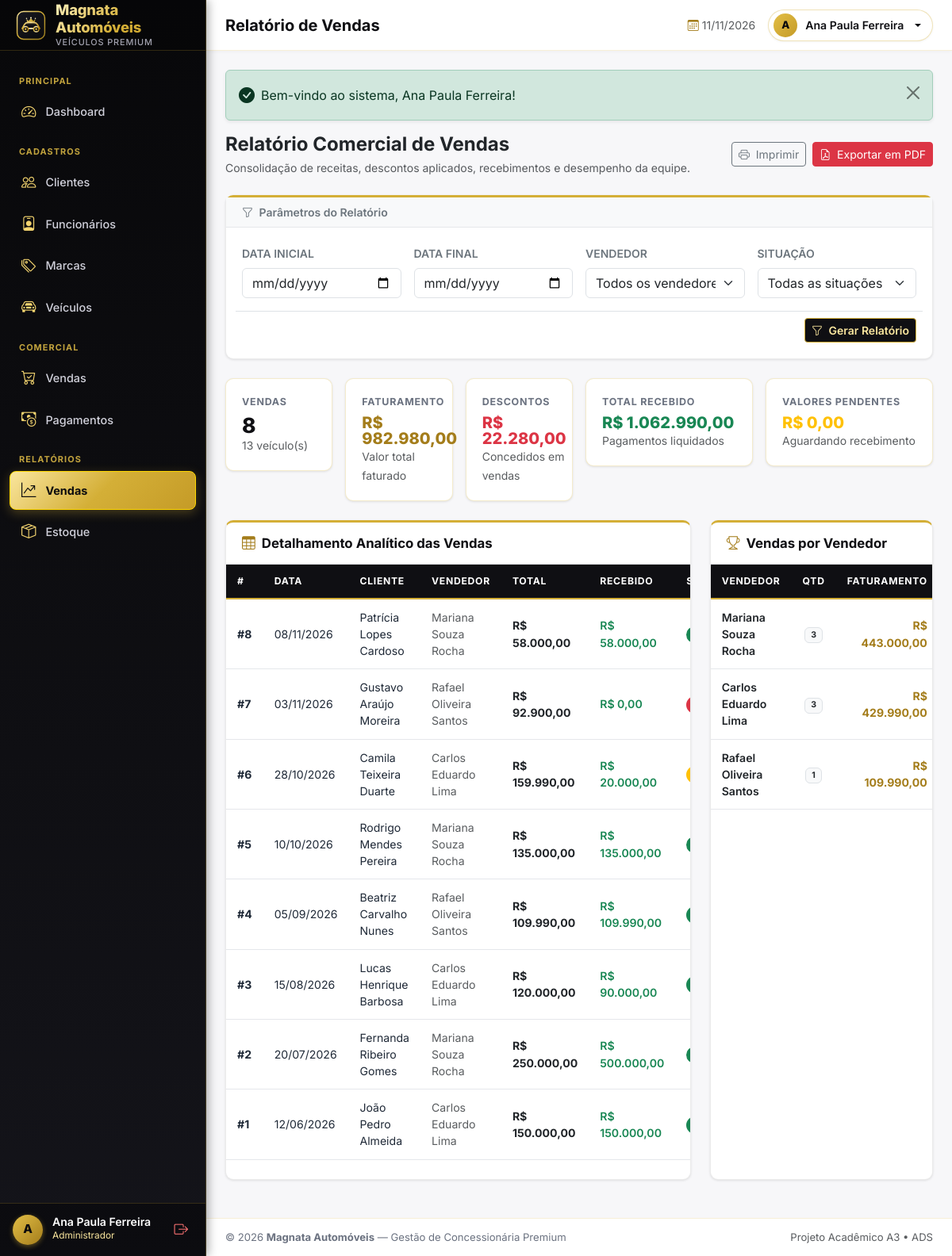
Screenshot of /relatorios/vendas.php (signed in) with the database file from the repository.
### tables this page shows
CREATE TABLE funcionarios (
    id_funcionario INT            NOT NULL AUTO_INCREMENT,
    nome           VARCHAR(120)   NOT NULL,
    cpf            VARCHAR(14)    NOT NULL,
    telefone       VARCHAR(20)    NOT NULL,
    email          VARCHAR(120)   NULL,
    cargo          VARCHAR(50)    NOT NULL,
    salario        DECIMAL(10,2)  NOT NULL,
    data_admissao  DATE           NOT NULL,

    CONSTRAINT pk_funcionarios         PRIMARY KEY (id_funcionario),
    CONSTRAINT uq_funcionarios_cpf     UNIQUE (cpf),
    CONSTRAINT uq_funcionarios_email   UNIQUE (email),
    CONSTRAINT ck_funcionarios_salario CHECK (salario >= 0),

    INDEX idx_funcionarios_nome (nome)
);

CREATE TABLE vendas (
    id_venda        INT            NOT NULL AUTO_INCREMENT,
    id_cliente      INT            NOT NULL,
    id_funcionario  INT            NOT NULL,
    data_venda      DATETIME       NOT NULL DEFAULT CURRENT_TIMESTAMP,
    valor_total     DECIMAL(10,2)  NOT NULL DEFAULT 0.00,
    desconto        DECIMAL(10,2)  NOT NULL DEFAULT 0.00,
    status          ENUM('pendente', 'concluída', 'cancelada') NOT NULL DEFAULT 'pendente',
    observacao      TEXT           NULL,

    CONSTRAINT pk_vendas              PRIMARY KEY (id_venda),
    CONSTRAINT fk_vendas_clientes     FOREIGN KEY (id_cliente)
        REFERENCES clientes (id_cliente)
        ON UPDATE CASCADE
        ON DELETE RESTRICT,
    CONSTRAINT fk_vendas_funcionarios FOREIGN KEY (id_funcionario)
        REFERENCES funcionarios (id_funcionario)
        ON UPDATE CASCADE
        ON DELETE RESTRICT,
    CONSTRAINT ck_vendas_valor_total  CHECK (valor_total >= 0),
    CONSTRAINT ck_vendas_desconto     CHECK (desconto >= 0),

     
    INDEX idx_vendas_data   (data_venda),
    INDEX idx_vendas_status (status)
);

CREATE TABLE clientes (
    id_cliente     INT           NOT NULL AUTO_INCREMENT,
    nome           VARCHAR(120)  NOT NULL,
    cpf            VARCHAR(14)   NOT NULL,
    telefone       VARCHAR(20)   NOT NULL,
    email          VARCHAR(120)  NULL,
    endereco       VARCHAR(200)  NULL,
    data_cadastro  TIMESTAMP     NOT NULL DEFAULT CURRENT_TIMESTAMP,

    CONSTRAINT pk_clientes       PRIMARY KEY (id_cliente),
    CONSTRAINT uq_clientes_cpf   UNIQUE (cpf),
    CONSTRAINT uq_clientes_email UNIQUE (email),

     
    INDEX idx_clientes_nome (nome),
    INDEX idx_clientes_telefone (telefone)
);

### relatorios/vendas.php (the view, shortened to what the rows shown need)
<?php
$tituloPagina = 'Relatório de Vendas';
$pdo = conectar();
$sql = "
    SELECT v.id_venda, v.data_venda, v.valor_total, v.desconto, v.status,
           c.nome AS cliente_nome,
           f.id_funcionario, f.nome AS vendedor_nome,
           COUNT(vv.id_veiculo) AS qtd_veiculos,
           COALESCE(SUM(CASE WHEN p.status = 'pago' THEN p.valor END), 0) AS total_pago
      FROM vendas v
      JOIN clientes c            ON c.id_cliente = v.id_cliente
      JOIN funcionarios f        ON f.id_funcionario = v.id_funcionario
      LEFT JOIN venda_veiculos vv ON vv.id_venda = v.id_venda
      LEFT JOIN pagamentos p     ON p.id_venda = v.id_venda
     WHERE 1 = 1
";
$params = [];
$sql .= " GROUP BY v.id_venda, v.data_venda, v.valor_total, v.desconto, v.status, c.nome, f.id_funcionario, f.nome
          ORDER BY v.data_venda DESC";
$stmt = $pdo->prepare($sql);
$stmt->execute($params);
$vendas = $stmt->fetchAll();
$vendedores = $pdo->query("SELECT id_funcionario, nome FROM funcionarios ORDER BY nome ASC")->fetchAll();
require_once __DIR__ . '/../includes/header.php';
?>
<div class="d-flex justify-content-between align-items-center mb-4 flex-wrap gap-2">
    <div>
        <h2 class="h4 fw-bold text-dark mb-1">Relatório Comercial de Vendas</h2>
    </div>
</div>
<div class="row g-4 mb-4">
    <div class="col-12 col-xl-8">
        <div class="card-app h-100">
            <div class="card-body p-0">
                <div class="table-responsive">
                    <table class="table table-app align-middle mb-0">
                        <thead>
                            <tr>
                                <th>#</th>
                                <th>Data</th>
                                <th>Cliente</th>
                                <th>Vendedor</th>
                                <th>Total</th>
                                <th>Recebido</th>
                                <th>Status</th>
                            </tr>
                        </thead>
                        <tbody>
                            <?php if (empty($vendas)): ?>
                                <tr>
                                    <td colspan="7" class="text-center text-muted py-4">Nenhuma venda encontrada no período.</td>
                                </tr>
                            <?php else: ?>
                                <?php foreach ($vendas as $v): ?>
                                    <tr>
                                        <td class="fw-bold">#<?= $v['id_venda'] ?></td>
                                        <td class="small"><?= formatarData($v['data_venda']) ?></td>
                                        <td><?= e($v['cliente_nome']) ?></td>
                                        <td class="small text-muted"><?= e($v['vendedor_nome']) ?></td>
                                        <td class="fw-bold text-dark"><?= formatarMoeda($v['valor_total']) ?></td>
                                        <td class="text-success fw-semibold"><?= formatarMoeda($v['total_pago']) ?></td>
                                        <td><?= badgeStatus($v['status']) ?></td>
                                    </tr>
                                <?php endforeach; ?>
                            <?php endif; ?>
                        </tbody>
                    </table>
                </div>
            </div>
        </div>
    </div>
    <div class="col-12 col-xl-4">
        <div class="card-app h-100">
            <div class="card-body p-0">
                <div class="table-responsive">
                    <table class="table table-app align-middle mb-0">
                        <thead>
                            <tr>
                                <th>Vendedor</th>
                                <th class="text-center">Qtd</th>
                                <th class="text-end">Faturamento</th>
                            </tr>
                        </thead>
                    </table>
                </div>
            </div>
        </div>
    </div>
</div>
<?php require_once __DIR__ . '/../includes/footer.php'; ?>

### includes/header.php (shortened to what the rows shown need)
<?php
require_once __DIR__ . '/functions.php';
$tituloPagina = $tituloPagina ?? 'Magnata Automóveis';
?>
<!DOCTYPE html>
<html lang="pt-BR">
<head>
    <link href="https://cdn.jsdelivr.net/npm/bootstrap@5.3.3/dist/css/bootstrap.min.css" rel="stylesheet">
    <link href="https://cdn.jsdelivr.net/npm/bootstrap-icons@1.11.3/font/bootstrap-icons.min.css" rel="stylesheet">
    <link href="<?= url('assets/css/style.css') ?>" rel="stylesheet">
</head>
<body>
<div class="app-wrapper">
    <?php require __DIR__ . '/sidebar.php'; ?>
    <div class="app-main">
        <header class="topbar">
            <h1 class="topbar-title"><?= e($tituloPagina) ?></h1>
            <div class="ms-auto d-flex align-items-center gap-3">
                <?php if ($usuario): ?>
                    <div class="dropdown">
                        <button class="btn btn-user dropdown-toggle" type="button" data-bs-toggle="dropdown" aria-expanded="false">
                            <span class="avatar"><?= e(mb_strtoupper(mb_substr($usuario['nome'], 0, 1))) ?></span>
                            <span class="d-none d-sm-inline"><?= e($usuario['nome']) ?></span>
                        </button>
                    </div>
                <?php endif; ?>
            </div>
        </header>
        <main class="app-content">

### includes/sidebar.php (shortened to what the rows shown need)
<aside class="sidebar" id="sidebar">
    <?php if ($usuario = usuarioLogado()): ?>
        <div class="sidebar-user">
            <span class="avatar"><?= e(mb_strtoupper(mb_substr($usuario['nome'], 0, 1))) ?></span>
            <div class="flex-grow-1 overflow-hidden">
                <div class="user-name text-truncate"><?= e($usuario['nome']) ?></div>
                <div class="user-role text-capitalize"><?= e($usuario['perfil']) ?></div>
            </div>
            <a href="<?= url('auth/logout.php') ?>" class="btn-logout" title="Sair">
                <i class="bi bi-box-arrow-right"></i>
            </a>
        </div>
    <?php endif; ?>
</aside>

### rows the page displays
funcionarios: nome "A", nome "Ana Paula Ferreira"
vendas: id_venda "8", data_venda "08/11/2026", id_cliente.nome "Patrícia Lopes Cardoso", id_funcionario.nome "Mariana Souza Rocha", valor_total "R$ 58.000,00", total_pago "R$ 58.000,00"
vendas: id_venda "7", data_venda "03/11/2026", id_cliente.nome "Gustavo Araújo Moreira", id_funcionario.nome "Rafael Oliveira Santos", valor_total "R$ 92.900,00", total_pago "R$ 0,00"
vendas: id_venda "6", data_venda "28/10/2026", id_cliente.nome "Camila Teixeira Duarte", id_funcionario.nome "Carlos Eduardo Lima", valor_total "R$ 159.990,00", total_pago "R$ 20.000,00"
vendas: id_venda "5", data_venda "10/10/2026", id_cliente.nome "Rodrigo Mendes Pereira", id_funcionario.nome "Mariana Souza Rocha", valor_total "R$ 135.000,00", total_pago "R$ 135.000,00"
vendas: id_venda "4", data_venda "05/09/2026", id_cliente.nome "Beatriz Carvalho Nunes", id_funcionario.nome "Rafael Oliveira Santos", valor_total "R$ 109.990,00", total_pago "R$ 109.990,00"
vendas: id_venda "3", data_venda "15/08/2026", id_cliente.nome "Lucas Henrique Barbosa", id_funcionario.nome "Carlos Eduardo Lima", valor_total "R$ 120.000,00", total_pago "R$ 90.000,00"
vendas: id_venda "2", data_venda "20/07/2026", id_cliente.nome "Fernanda Ribeiro Gomes", id_funcionario.nome "Mariana Souza Rocha", valor_total "R$ 250.000,00", total_pago "R$ 500.000,00"
vendas: id_venda "1", data_venda "12/06/2026", id_cliente.nome "João Pedro Almeida", id_funcionario.nome "Carlos Eduardo Lima", valor_total "R$ 150.000,00", total_pago "R$ 150.000,00"

### other values shown
$secao "PRINCIPAL"
$item['texto'] "Dashboard"
$secao "CADASTROS"
$item['texto'] "Clientes"
$item['texto'] "Funcionários"
$item['texto'] "Marcas"
$item['texto'] "Veículos"
$secao "COMERCIAL"
$item['texto'] "Vendas"
$item['texto'] "Pagamentos"
$secao "RELATÓRIOS"
$item['texto'] "Estoque"
$usuario['perfil'] "Administrador"
$tituloPagina "Relatório de Vendas"
$msg['texto'] "Bem-vindo ao sistema, Ana Paula Ferreira!"
